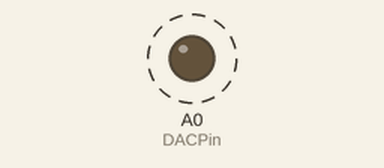
Recording of a sketch running on a simulated Arduino Zero (SAMD21). Parts: output pins drawn as LEDs (lit = HIGH). Dashed ring = blinking. What the sketch prints to the serial monitor is not drawn.

Above: at 0.05 s.
Timing chart, 0 to 3.0 s (numbered marks = the images above):
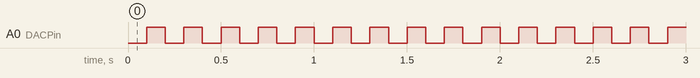

Measured:
- by itself, A0 (DACPin): alternates HIGH for 0.10 s and LOW for 0.10 s

The sketch:

WARMUP_EX_SINE_WAVE.ino
```cpp
#define PI 3.1415926535897932384626433832795
const int DACPin = A0;
long t = micros();
const int f = 50;
float deltaT;
float funct;
int analogVal;
int analogVal2;
int analogVal3;


void setup() {
pinMode(DACPin, OUTPUT);
Serial.begin(9600);
}

void loop() {
  analogWriteResolution(10);
  deltaT = (( micros() - t)/1000000.0);
  funct =  sin(2*PI*f*deltaT);
  analogVal = ((funct + 1)*511.5);

  Serial.println(analogVal);
  analogVal2 = 1;
  analogVal3 = 1023;
  analogWrite(A0,analogVal2);
  delay(100);
  analogWrite(A0,analogVal3);
  delay(100);
  /*
  Serial.print("deltaT: ");
  Serial.println(deltaT);
  Serial.println(funct);
  Serial.println(analogVal);*/
}
```
